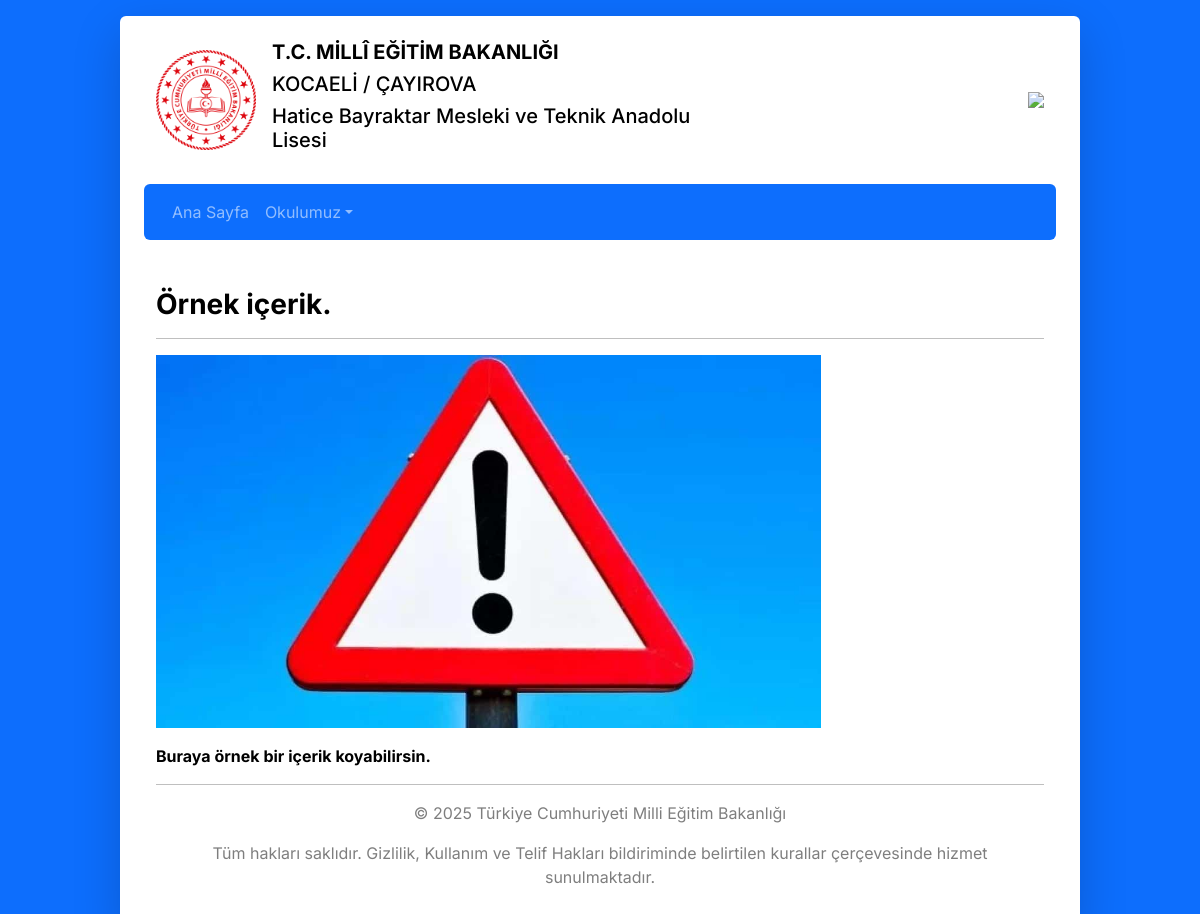
The page /icerikler/ornek-icerik.php on the database its author committed.
### tables this page shows
CREATE TABLE `okulbilgi` (
  `id` int(11) NOT NULL,
  `okuladi` varchar(255) NOT NULL,
  `okulil` varchar(255) NOT NULL,
  `okulilce` varchar(255) NOT NULL
);

CREATE TABLE `menus` (
  `id` int(11) NOT NULL,
  `title` varchar(255) NOT NULL,
  `href` varchar(255) NOT NULL
);

### sistem/okulbilgileri.php (called while the page is built, shortened)
<?php
function okulbilgi($conn) {
    $sql = "SELECT * FROM okulbilgi";
    $result = $conn->query($sql);
    if ($result->num_rows === 1) {
        $veri = $result->fetch_assoc();
        $okuladi = $veri["okuladi"];
        $okulil = $veri["okulil"];
        $okulilce = $veri["okulilce"];
    } else {
        $okuladi = "Örnek Okul";
        $okulil = "Ankara";
        $okulilce = "Çankaya";
    }
    return array("okuladi" => $okuladi, "okulil" => $okulil, "okulilce" => $okulilce);
}
function navmenucek($conn){
    $sql = "SELECT m.id, m.title AS menu_title, m.href AS menu_href, s.title AS submenu_title, s.href AS submenu_href FROM menus m LEFT JOIN submenus s ON m.id = s.menu_id ORDER BY m.id, s.id";
    $result = $conn->query($sql);
    $navMenu = [];
    $id = null;
    if ($result->num_rows > 0) {
    while ($row = $result->fetch_assoc()) {
    if ($row['id'] != $id) {
        $id = $row['id'];
        $navMenu[$id] = [
            'title' => $row['menu_title'],
            'href' => $row['menu_href'],
            'submenu' => []
        ];
    }
    if ($row['submenu_title']) {
        $navMenu[$id]['submenu'][] = [
            'title' => $row['submenu_title'],
            'href' => $row['submenu_href']
        ];
    }
    }
    } else {
    }
    return $navMenu;
}
?>

### icerikler/ornek-icerik.php (the view, shortened to what this page needs)
<?php
    require '../yonetim/database.php';
    include '../sistem/okulbilgileri.php';
    $baslik = "Örnek içerik.";
    $sql = "SELECT metin FROM icerik WHERE baslik = '$baslik'";
    $result = $conn->query($sql);
    $metin = "";
    if ($result && $result->num_rows > 0) {
        $row = $result->fetch_assoc();
        $metin = $row['metin'];
    }
    $okulverileri = okulbilgi($conn);
    $navMenu = navmenucek($conn);
?>
<!DOCTYPE html>
<html lang="tr">
<head>
    <link href="https://cdn.jsdelivr.net/npm/bootstrap@5.3.3/dist/css/bootstrap.min.css" rel="stylesheet">
    <link rel="stylesheet" href="https://cdn.jsdelivr.net/npm/@mdi/font@7.4.47/css/materialdesignicons.min.css">
    <link rel="stylesheet" href="/assets/styles/main.css">
</head>
<body class="bg-primary">
    <section class="container p-4 bg-white rounded shadow-lg">
        <div class="container">
            <div class="row">
              <div class="col-md-8 d-flex flex-column flex-md-row align-items-center justify-content-center justify-content-md-start text-center text-md-start">
                  <img src="/assets/images/meb-logo.png" class="meb-img img-fluid">
                  <div class="logo-text ms-md-3 mt-3 mt-md-0">
                      <h5 class="fw-bold">T.C. MİLLÎ EĞİTİM BAKANLIĞI</h5>
                      <h5><span id="okulIl"><?= htmlspecialchars($okulverileri['okulil']) ?></span> / <span id="okulIlce"><?= htmlspecialchars($okulverileri['okulilce']) ?></span></h5>
                      <h5 id="okulAdi"><span id="okulAdi"><?= htmlspecialchars($okulverileri['okuladi']) ?></span></h5>
                  </div>
              </div>
              <div class="col-md-4 d-flex flex-column flex-md-row align-items-center justify-content-center justify-content-md-end mt-3 mt-md-0">
                  <img src="/assets/images/atabayrak.png" class="ataturk-bayrak img-fluid">
              </div>
            </div>
        </div>
        <nav class="mt-4 navbar navbar-expand-lg bg-primary rounded p-2" data-bs-theme="dark">
            <div class="container-fluid">
                <div class="collapse navbar-collapse" id="navbarNavDropdown">
                <ul class="navbar-nav">
    <?php foreach ($navMenu as $menu) : ?>
        <?php if (!empty($menu['submenu'])) : ?>
            <li class="nav-item dropdown">
                <a class="nav-link dropdown-toggle" href="#" data-bs-toggle="dropdown"><?= htmlspecialchars($menu['title']) ?></a>
            </li>
        <?php else : ?>
            <li class="nav-item"><a class="nav-link" href="<?= htmlspecialchars($menu['href']) ?>"><?= htmlspecialchars($menu['title']) ?></a></li>
        <?php endif; ?>
    <?php endforeach; ?>
</ul>
                </div>
            </div>
        </nav>
        <main class="container mt-5">
            <div class="mb-3">
                <h3 class="fw-bold"><?= htmlspecialchars($baslik); ?></h3>
                <hr>
                <p style="white-space: pre-wrap;"><?= $metin ?></p>
            </div>
            <hr>
            <footer>
                <p class="footer-yazi">© 2025 Türkiye Cumhuriyeti Milli Eğitim Bakanlığı</p>
                <p class="footer-yazi">Tüm hakları saklıdır. Gizlilik, Kullanım ve Telif Hakları bildiriminde belirtilen kurallar çerçevesinde hizmet sunulmaktadır.</p>
            </footer>
        </main>
</body>
</html>

### assets/styles/main.css (style rules this page uses)
* { --background-color-1: rgb(110, 58, 231); --background-color-2: rgb(20, 0, 92); --background-color-3: rgb(255, 255, 255); --default-font-1: "Inter", sans-serif; --text-color-1: rgb(0, 0, 0); --text-color-2: rgb(63, 63, 63); --text-color-3: gold; --text-color-4: rgb(255, 255, 255); }
body { margin: 0; padding: 0; font-family: var(--default-font-1); }
a { text-decoration: none; color: var(--text-color-4); transition: 0.2s; }
section.container { padding: 25px; background-color: var(--background-color-3); width: 80dvw; border-radius: 12px; color: var(--text-color-1); margin: auto; margin-top: 1rem; margin-bottom: 1rem; }
.meb-img { width: 100px; height: 100px; }
.ataturk-bayrak { display: block; margin-top: auto; margin-bottom: auto; }
.logo-text { font-weight: 700; }
footer { opacity: 0.5; text-align: center; }

### rows shown on the page
okulbilgi: okulil "KOCAELİ", okulilce "ÇAYIROVA", okuladi "Hatice Bayraktar Mesleki ve Teknik Anadolu Lisesi"
menus: title "Ana Sayfa"

### other values the page prints
$menu['title'] "Okulumuz"
$baslik "Örnek içerik."
$metin "Buraya örnek bir içerik koyabilirsin."
